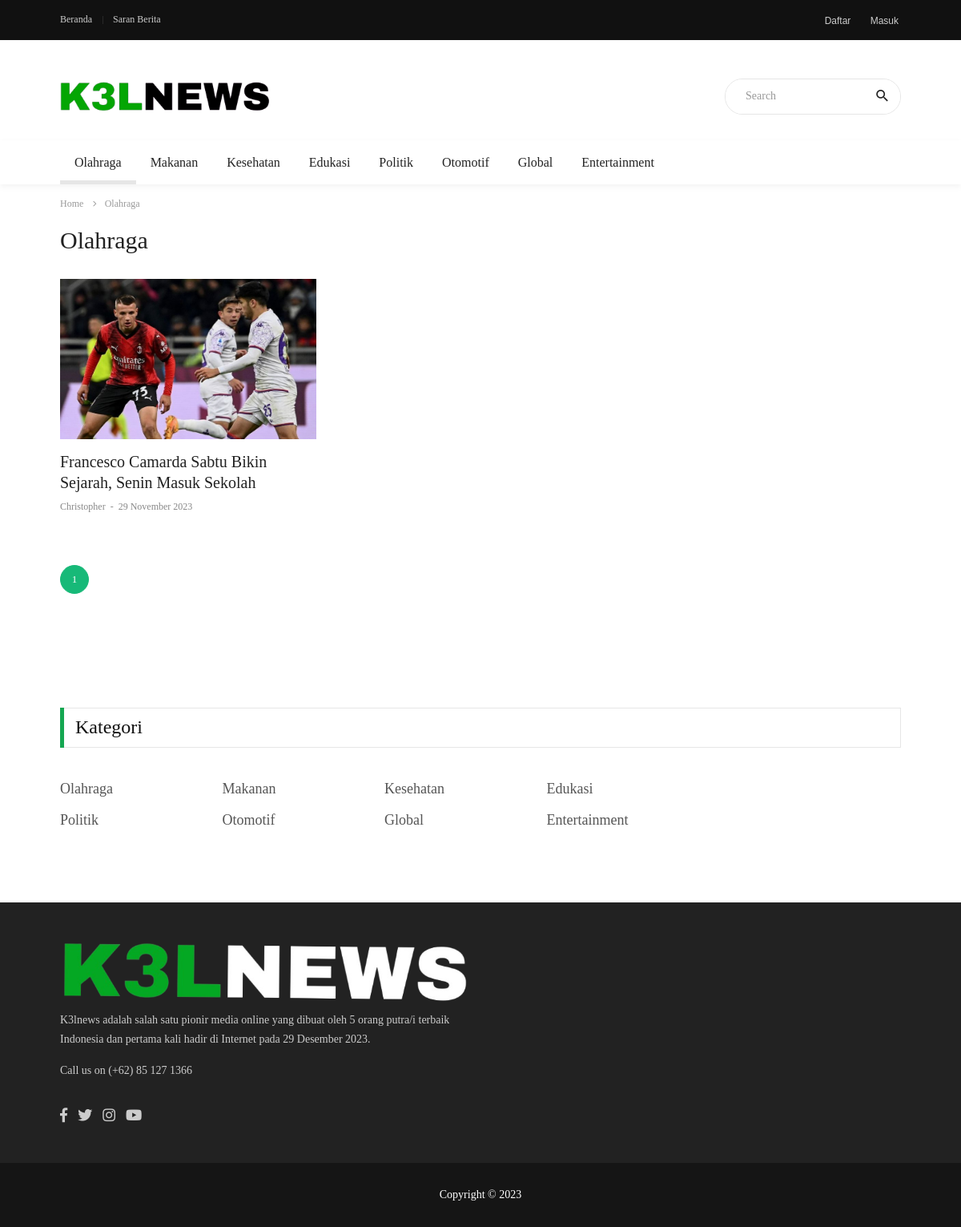
/menu.php?idKategori=1, run on the app's committed database.
### tables this page shows
CREATE TABLE `kategori` (
  `id_kategori` int(11) NOT NULL,
  `nama_kategori` varchar(30) NOT NULL
);

CREATE TABLE `berita` (
  `id_berita` int(11) NOT NULL,
  `id_kategori` int(11) DEFAULT NULL,
  `judul` varchar(255) DEFAULT NULL,
  `penulis` varchar(30) DEFAULT NULL,
  `isi_berita` text DEFAULT NULL,
  `tgl_rilis` date DEFAULT NULL,
  `gambar` varchar(255) DEFAULT NULL
);

### menu.php (the view, shortened to what this page needs)
<?php
$login = $_SESSION['login'] ?? null;
include_once('connection.php');
$records_per_page = 3;
$current_page = isset($_GET['page']) ? $_GET['page'] : 1;
$start_from = ($current_page - 1) * $records_per_page;
$searchKeyword = isset($_GET['search']) ? $_GET['search'] : '';
$idKategori = isset($_GET['idKategori']) ? $_GET['idKategori'] : null;
if ($idKategori !== null) {
    $query = "SELECT * FROM `berita` WHERE `id_kategori` = $idKategori";
    $query .= " LIMIT $start_from, $records_per_page";
    $berita = mysqli_query($conn, $query);
    $total_berita = mysqli_query($conn, "SELECT COUNT(*) FROM berita WHERE id_kategori = $idKategori AND judul LIKE '%$searchKeyword%'");
    $total_records = mysqli_fetch_row($total_berita)[0];
    $total_pages = ceil($total_records / $records_per_page);
}
$menu = mysqli_query($conn, "SELECT * FROM `kategori`;");
$kategori = mysqli_query($conn, "SELECT * FROM `kategori` WHERE `id_kategori` = $idKategori;");
?>
<!DOCTYPE html>
<html lang="en">
<head>
  <link rel="stylesheet" type="text/css" href="vendor/bootstrap/css/bootstrap.min.css">
  <link rel="stylesheet" type="text/css" href="fonts/font-awesome-4.7.0/css/font-awesome.min.css">
  <link rel="stylesheet" type="text/css" href="fonts/fontawesome-5.0.8/css/fontawesome-all.min.css">
  <link rel="stylesheet" type="text/css" href="fonts/iconic/css/material-design-iconic-font.min.css">
  <link rel="stylesheet" type="text/css" href="vendor/animate/animate.css">
  <link rel="stylesheet" type="text/css" href="vendor/css-hamburgers/hamburgers.min.css">
  <link rel="stylesheet" type="text/css" href="vendor/animsition/css/animsition.min.css">
  <link rel="stylesheet" type="text/css" href="css/util.min.css">
  <link rel="stylesheet" type="text/css" href="css/main.css">
</head>
<body class="animsition">
  <header>
    <div class="container-menu-desktop">
      <div class="topbar">
        <div class="content-topbar container h-100">
          <div class="left-topbar">
            <a href="index.php" class="left-topbar-item">
              Beranda
            </a>
            <a href="req-news.php" class="left-topbar-item">
              Saran Berita
            </a>
          </div>
          <div class="right-topbar">
            <?php if ($login) { ?>
            <a href="backend/logout.php" style="font-size: 12px;">
              Logout
            </a>
            <?php } else { ?>
            <a href="login/sign-up.php" style="font-size: 12px;">
              Daftar
            </a>
            <a href="login/login.php" style="font-size: 12px; padding: 0 13px;">
              Masuk
            </a>
            <?php } ?>
          </div>
        </div>
      </div>
      <div class="wrap-logo container">
        <div class="logo">
          <a href="index.php"><img src="images/logo-k3l2.png" alt="LOGO"></a>
        </div>
        <div class="banner-header">
          <form action="" method="GET">
            <div class="pos-relative size-a-2 bo-1-rad-22 of-hidden bocl11 m-tb-6">
              <input class="f1-s-1 cl6 plh9 s-full p-l-25 p-r-45" type="text" name="search" placeholder="Search"
                autocomplete="off" value="<?= isset($_GET['search']) ? $_GET['search'] : ''; ?>">
              <button type="submit" class="flex-c-c size-a-1 ab-t-r fs-20 cl2 hov-cl10 trans-03">
                <i class="zmdi zmdi-search"></i>
              </button>
            </div>
          </form>
        </div>
      </div>
      <div class="wrap-main-nav">
        <div class="main-nav">
          <nav class="menu-desktop">
            <ul class="main-menu">
              <?php foreach ($menu as $data) : ?>
              <li class="<?= $data['id_kategori'] == $idKategori ? 'main-menu-active' : ''; ?>">
                <a href="menu.php?idKategori=<?= $data['id_kategori']; ?>"><?= $data['nama_kategori']; ?></a>
              </li>
              <?php endforeach; ?>
            </ul>
          </nav>
        </div>
      </div>
    </div>
  </header>
  <div class="container">
    <div class="bg0 flex-wr-sb-c p-tb-8">
      <div class="f2-s-1 p-r-30 m-tb-6">
        <a href="index.php" class="breadcrumb-item f1-s-3 cl9">
          Home
        </a>
        <span class="breadcrumb-item f1-s-3 cl9">
          <?php foreach ($kategori as $data) : ?>
          <?= $data['nama_kategori']; ?>
          <?php endforeach; ?>
        </span>
      </div>
    </div>
  </div>
  <div class="container p-t-4 p-b-30">
    <h2 class="f1-l-1 cl2">
      <?php foreach ($kategori as $data) : ?>
      <?= $data['nama_kategori']; ?>
      <?php endforeach; ?>
    </h2>
  </div>
  <section class="bg0 p-b-55">
    <div class="container">
      <div class="row justify-content-center">
        <div class="col-md-12 col-lg-12 p-b-80">
          <div class="row">
            <?php foreach ($berita as $data) : ?>
            <div class="col-sm-4 p-r-25 p-r-15-sr991">
              <div class="m-b-45">
                <a href="detail.php?idBerita=<?= $data['id_berita']; ?>&idKategori=<?= $data['id_kategori']; ?>"
                  class="wrap-pic-w hov1 trans-03">
                  <img src="img/<?= $data['gambar']; ?>" alt="IMG" height="200">
                </a>
                <div class="p-t-16">
                  <h5 class="p-b-5">
                    <a href="detail.php?idBerita=<?= $data['id_berita']; ?>&idKategori=<?= $data['id_kategori']; ?>"
                      class="f1-m-3 cl2 hov-cl10 trans-03">
                      <?= $data['judul']; ?>
                    </a>
                  </h5>
                  <span class="cl8">
                    <span class="f1-s-4 cl8 hov-cl10 trans-03">
                      <?= $data['penulis']; ?>
                    </span>
                    <span class="f1-s-3 m-rl-3">
                      -
                    </span>
                    <span class="f1-s-3">
                      <?= date("d F Y", strtotime($data["tgl_rilis"])); ?>
                    </span>
                  </span>
                </div>
              </div>
            </div>
            <?php endforeach; ?>
          </div>
          <div class="flex-wr-s-c m-rl--7 p-t-10">
            <?php for ($i = 1; $i <= $total_pages; $i++) : ?>
            <a href="menu.php?idKategori=<?= $idKategori ?>&page=<?= $i ?>"
              class="flex-c-c pagi-item hov-btn1 trans-03 m-all-7 <?= $i == $current_page ? 'pagi-active' : ''; ?>"><?= $i ?></a>
            <?php endfor; ?>
          </div>
        </div>
      </div>
    </div>
  </section>
  <section class="bg0 p-b-35">
    <div class="container">
      <div class="row justify-content-center">
        <div class="col-md-12 col-lg-12 p-b-20">
          <div class="how2 how2-cl2 flex-s-c m-r-0-sr991">
            <h3 class="f1-m-5 cl1 tab01-title">
              Kategori
            </h3>
          </div>
          <div class="row p-t-20">
            <div class="col-md-9 col-lg-9 p-b-20">
              <div class="row">
                <?php foreach ($menu as $data) : ?>
                <div class="col-sm-3 p-r-25 p-r-15-sr991 m-b-15">
                  <h5>
                    <a href="menu.php?idKategori=<?= $data['id_kategori']; ?>" class="f1-m-2 cl5 hov-cl10 trans-03">
                      <?= $data['nama_kategori']; ?>
                    </a>
                  </h5>
                </div>
                <?php endforeach; ?>
              </div>
            </div>
          </div>
        </div>
      </div>
    </div>
  </section>
  <footer>
    <div class="bg2 p-t-40 p-b-25">
      <div class="container">
        <div class="row">
          <div class="col-sm-6 col-lg-6 p-b-20">
            <div class="size-h-3 flex-s-c">
              <a href="..">
                <img class="max-s-full" src="images/logo-k3l.png" alt="LOGO">
              </a>
            </div>
            <div>
              <p class="f1-s-1 cl11 p-b-16">
                K3lnews adalah salah satu pionir media online yang dibuat oleh 5 orang putra/i terbaik Indonesia dan
                pertama kali hadir di Internet pada 29 Desember 2023.
              </p>
              <p class="f1-s-1 cl11 p-b-16">
                Call us on (+62) 85 127 1366
              </p>
              <div class="p-t-15">
                <a href="#" class="fs-18 cl11 hov-cl10 trans-03 m-r-8">
                  <span class="fab fa-facebook-f"></span>
                </a>
                <a href="#" class="fs-18 cl11 hov-cl10 trans-03 m-r-8">
                  <span class="fab fa-twitter"></span>
                </a>
                <a href="#" class="fs-18 cl11 hov-cl10 trans-03 m-r-8">
                  <span class="fab fa-instagram"></span>
                </a>
                <a href="#" class="fs-18 cl11 hov-cl10 trans-03 m-r-8">
                  <span class="fab fa-youtube"></span>
                </a>
              </div>
            </div>
          </div>
        </div>
      </div>
    </div>
    <div class="bg11">
      <div class="container size-h-4 flex-c-c p-tb-15">
        <span class="f1-s-1 cl0 txt-center">
          Copyright © 2023
        </span>
      </div>
    </div>
  </footer>
</body>
</html>

### data on the page
kategori: nama_kategori "Olahraga"
kategori: nama_kategori "Makanan"
kategori: nama_kategori "Kesehatan"
kategori: nama_kategori "Edukasi"
kategori: nama_kategori "Politik"
kategori: nama_kategori "Otomotif"
kategori: nama_kategori "Global"
kategori: nama_kategori "Entertainment"
berita: gambar (picture), judul "Francesco Camarda Sabtu Bikin Sejarah, Senin Masuk Sekolah", penulis "Christopher", tgl_rilis "29 November 2023"
